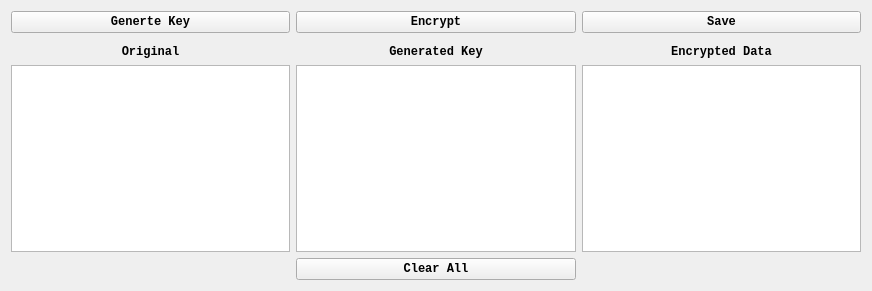
<?xml version="1.0" encoding="UTF-8"?>
<ui version="4.0">
 <class>Form</class>
 <widget class="QWidget" name="Form">
  <property name="geometry">
   <rect>
    <x>0</x>
    <y>0</y>
    <width>872</width>
    <height>291</height>
   </rect>
  </property>
  <property name="font">
   <font>
    <family>Courier New</family>
    <weight>75</weight>
    <bold>true</bold>
   </font>
  </property>
  <property name="windowTitle">
   <string>Form</string>
  </property>
  <layout class="QGridLayout" name="gridLayout">
   <item row="0" column="1">
    <layout class="QVBoxLayout" name="verticalLayout_5">
     <item>
      <widget class="QPushButton" name="encrypt_btn">
       <property name="text">
        <string>Encrypt</string>
       </property>
      </widget>
     </item>
     <item>
      <layout class="QVBoxLayout" name="verticalLayout_2">
       <item>
        <widget class="KLed" name="kled_2">
         <property name="state">
          <enum>KLed::Off</enum>
         </property>
        </widget>
       </item>
       <item>
        <widget class="QLabel" name="generated_label">
         <property name="text">
          <string>&lt;html&gt;&lt;head/&gt;&lt;body&gt;&lt;p align=&quot;center&quot;&gt;Generated Key&lt;/p&gt;&lt;/body&gt;&lt;/html&gt;</string>
         </property>
        </widget>
       </item>
       <item>
        <widget class="QTextEdit" name="Key_text"/>
       </item>
      </layout>
     </item>
    </layout>
   </item>
   <item row="0" column="0">
    <layout class="QVBoxLayout" name="verticalLayout_4">
     <item>
      <widget class="QPushButton" name="Generate_btn">
       <property name="text">
        <string>Generte Key</string>
       </property>
      </widget>
     </item>
     <item>
      <layout class="QVBoxLayout" name="verticalLayout">
       <item>
        <widget class="KLed" name="kled">
         <property name="state">
          <enum>KLed::Off</enum>
         </property>
        </widget>
       </item>
       <item>
        <widget class="QLabel" name="original_label">
         <property name="text">
          <string>&lt;html&gt;&lt;head/&gt;&lt;body&gt;&lt;p align=&quot;center&quot;&gt;Original&lt;/p&gt;&lt;/body&gt;&lt;/html&gt;</string>
         </property>
        </widget>
       </item>
       <item>
        <widget class="QTextEdit" name="Original_text"/>
       </item>
      </layout>
     </item>
    </layout>
   </item>
   <item row="1" column="1">
    <widget class="QPushButton" name="clear_btn">
     <property name="text">
      <string>Clear All</string>
     </property>
    </widget>
   </item>
   <item row="0" column="2">
    <layout class="QVBoxLayout" name="verticalLayout_6">
     <item>
      <widget class="QPushButton" name="save_btn">
       <property name="text">
        <string>Save</string>
       </property>
      </widget>
     </item>
     <item>
      <layout class="QVBoxLayout" name="verticalLayout_3">
       <item>
        <widget class="KLed" name="kled_3">
         <property name="state">
          <enum>KLed::Off</enum>
         </property>
        </widget>
       </item>
       <item>
        <widget class="QLabel" name="encrypted_label">
         <property name="text">
          <string>&lt;html&gt;&lt;head/&gt;&lt;body&gt;&lt;p align=&quot;center&quot;&gt;Encrypted Data&lt;/p&gt;&lt;/body&gt;&lt;/html&gt;</string>
         </property>
        </widget>
       </item>
       <item>
        <widget class="QTextEdit" name="encrypted_text"/>
       </item>
      </layout>
     </item>
    </layout>
   </item>
  </layout>
 </widget>
 <customwidgets>
  <customwidget>
   <class>KLed</class>
   <extends>QWidget</extends>
   <header>kled.h</header>
  </customwidget>
 </customwidgets>
 <resources/>
 <connections>
  <connection>
   <sender>Generate_btn</sender>
   <signal>clicked()</signal>
   <receiver>Original_text</receiver>
   <slot>selectAll()</slot>
   <hints>
    <hint type="sourcelabel">
     <x>164</x>
     <y>22</y>
    </hint>
    <hint type="destinationlabel">
     <x>221</x>
     <y>105</y>
    </hint>
   </hints>
  </connection>
  <connection>
   <sender>Generate_btn</sender>
   <signal>clicked()</signal>
   <receiver>Original_text</receiver>
   <slot>copy()</slot>
   <hints>
    <hint type="sourcelabel">
     <x>102</x>
     <y>26</y>
    </hint>
    <hint type="destinationlabel">
     <x>88</x>
     <y>103</y>
    </hint>
   </hints>
  </connection>
  <connection>
   <sender>encrypt_btn</sender>
   <signal>clicked()</signal>
   <receiver>encrypted_text</receiver>
   <slot>paste()</slot>
   <hints>
    <hint type="sourcelabel">
     <x>462</x>
     <y>16</y>
    </hint>
    <hint type="destinationlabel">
     <x>604</x>
     <y>91</y>
    </hint>
   </hints>
  </connection>
  <connection>
   <sender>clear_btn</sender>
   <signal>clicked()</signal>
   <receiver>Original_text</receiver>
   <slot>clear()</slot>
   <hints>
    <hint type="sourcelabel">
     <x>575</x>
     <y>263</y>
    </hint>
    <hint type="destinationlabel">
     <x>165</x>
     <y>227</y>
    </hint>
   </hints>
  </connection>
  <connection>
   <sender>clear_btn</sender>
   <signal>clicked()</signal>
   <receiver>encrypted_text</receiver>
   <slot>clear()</slot>
   <hints>
    <hint type="sourcelabel">
     <x>575</x>
     <y>263</y>
    </hint>
    <hint type="destinationlabel">
     <x>712</x>
     <y>227</y>
    </hint>
   </hints>
  </connection>
  <connection>
   <sender>Generate_btn</sender>
   <signal>clicked()</signal>
   <receiver>Key_text</receiver>
   <slot>paste()</slot>
   <hints>
    <hint type="sourcelabel">
     <x>193</x>
     <y>22</y>
    </hint>
    <hint type="destinationlabel">
     <x>358</x>
     <y>99</y>
    </hint>
   </hints>
  </connection>
  <connection>
   <sender>encrypt_btn</sender>
   <signal>clicked()</signal>
   <receiver>Key_text</receiver>
   <slot>copy()</slot>
   <hints>
    <hint type="sourcelabel">
     <x>454</x>
     <y>25</y>
    </hint>
    <hint type="destinationlabel">
     <x>507</x>
     <y>97</y>
    </hint>
   </hints>
  </connection>
  <connection>
   <sender>encrypt_btn</sender>
   <signal>clicked()</signal>
   <receiver>Key_text</receiver>
   <slot>selectAll()</slot>
   <hints>
    <hint type="sourcelabel">
     <x>389</x>
     <y>20</y>
    </hint>
    <hint type="destinationlabel">
     <x>336</x>
     <y>99</y>
    </hint>
   </hints>
  </connection>
  <connection>
   <sender>clear_btn</sender>
   <signal>clicked()</signal>
   <receiver>Key_text</receiver>
   <slot>clear()</slot>
   <hints>
    <hint type="sourcelabel">
     <x>575</x>
     <y>263</y>
    </hint>
    <hint type="destinationlabel">
     <x>421</x>
     <y>227</y>
    </hint>
   </hints>
  </connection>
  <connection>
   <sender>Original_text</sender>
   <signal>copyAvailable(bool)</signal>
   <receiver>kled</receiver>
   <slot>on()</slot>
   <hints>
    <hint type="sourcelabel">
     <x>36</x>
     <y>131</y>
    </hint>
    <hint type="destinationlabel">
     <x>21</x>
     <y>55</y>
    </hint>
   </hints>
  </connection>
  <connection>
   <sender>Key_text</sender>
   <signal>copyAvailable(bool)</signal>
   <receiver>kled_2</receiver>
   <slot>on()</slot>
   <hints>
    <hint type="sourcelabel">
     <x>313</x>
     <y>143</y>
    </hint>
    <hint type="destinationlabel">
     <x>311</x>
     <y>56</y>
    </hint>
   </hints>
  </connection>
  <connection>
   <sender>encrypted_text</sender>
   <signal>copyAvailable(bool)</signal>
   <receiver>kled_3</receiver>
   <slot>on()</slot>
   <hints>
    <hint type="sourcelabel">
     <x>625</x>
     <y>112</y>
    </hint>
    <hint type="destinationlabel">
     <x>593</x>
     <y>59</y>
    </hint>
   </hints>
  </connection>
  <connection>
   <sender>clear_btn</sender>
   <signal>clicked()</signal>
   <receiver>kled</receiver>
   <slot>off()</slot>
   <hints>
    <hint type="sourcelabel">
     <x>364</x>
     <y>263</y>
    </hint>
    <hint type="destinationlabel">
     <x>60</x>
     <y>55</y>
    </hint>
   </hints>
  </connection>
  <connection>
   <sender>clear_btn</sender>
   <signal>clicked()</signal>
   <receiver>kled_2</receiver>
   <slot>off()</slot>
   <hints>
    <hint type="sourcelabel">
     <x>406</x>
     <y>265</y>
    </hint>
    <hint type="destinationlabel">
     <x>359</x>
     <y>53</y>
    </hint>
   </hints>
  </connection>
  <connection>
   <sender>clear_btn</sender>
   <signal>clicked()</signal>
   <receiver>kled_3</receiver>
   <slot>off()</slot>
   <hints>
    <hint type="sourcelabel">
     <x>485</x>
     <y>267</y>
    </hint>
    <hint type="destinationlabel">
     <x>676</x>
     <y>56</y>
    </hint>
   </hints>
  </connection>
 </connections>
</ui>
